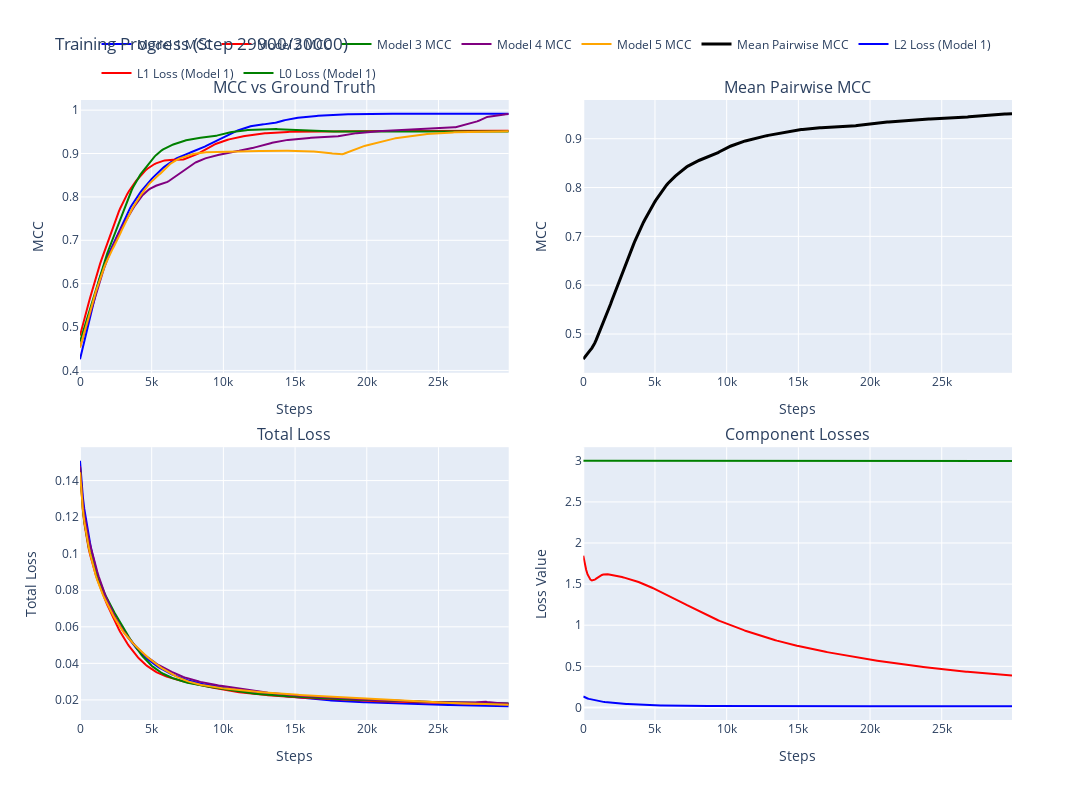

The cell this chart's notebook holds for it:
### Code cell
# Training loop
for step in tqdm(range(config['steps'])):
    # Train each model for one step
    for i, (model, optimizer) in enumerate(zip(models, optimizers)):
        optimizer.zero_grad()
        
        # Forward pass
        x_hat, f = model(x, output_features=True)
        
        # Calculate losses
        rec_loss = torch.mean((x - x_hat) ** 2)
        l1_loss = torch.sum(torch.abs(f), dim=1).mean()
        l0_loss = torch.sum((f != 0).float(), dim=1).mean()  # Just for tracking
        
        # Total loss
        total_loss = rec_loss + config['l1_coeff'] * l1_loss
        
        # Backward pass and optimization
        total_loss.backward()
        optimizer.step()
        
        # Optional: normalize decoder weights
        # model.normalize_decoder()
    
    # Log and visualize at intervals
    if step % config['log_interval'] == 0:
        # Store step for plotting
        steps_list.append(step)
        
        # Get all model weights
        A_estimates = [model.decoder.weight.data.T for model in models]
        
        # Calculate MCC between each model and ground truth and store loss values
        for i, (model, optimizer, A_est) in enumerate(zip(models, optimizers, A_estimates)):
            # Calculate MCC against ground truth
            mcc = MCC(A_true, A_est, dict_size=config['dict_size'])
            model_mcc_lists[i].append(mcc)
            
            # Forward pass to get latest loss values
            x_hat, f = model(x, output_features=True)
            rec_loss = torch.mean((x - x_hat) ** 2).item()
            l1_loss = torch.sum(torch.abs(f), dim=1).mean().item()
            l0_loss = torch.sum((f != 0).float(), dim=1).mean().item()
            total_loss = rec_loss + config['l1_coeff'] * l1_loss
            
            # Store loss values
            model_total_loss_lists[i].append(total_loss)
            model_l2_loss_lists[i].append(rec_loss)
            model_l1_loss_lists[i].append(l1_loss)
            model_l0_loss_lists[i].append(l0_loss)
        
        # Calculate pairwise MCCs between models
        pairwise_mccs = []
        for (i, A_i), (j, A_j) in itertools.combinations(enumerate(A_estimates), 2):
            pair_mcc = MCC(A_i, A_j, dict_size=config['dict_size'])
            pairwise_mccs.append(pair_mcc)
        
        # Calculate mean of pairwise MCCs
        mean_pairwise_mcc = np.mean(pairwise_mccs)
        pairwise_mcc_means.append(mean_pairwise_mcc)
        pairwise_mcc_lists.append(pairwise_mccs)
        
        # Clear output and create visualization
        clear_output(wait=True)
        
        # Create a 2x2 subplot grid for different metrics
        fig = make_subplots(
            rows=2, 
            cols=2,
            subplot_titles=(
                "MCC vs Ground Truth", 
                "Mean Pairwise MCC",
                "Total Loss", 
                "Component Losses"
            ),
            vertical_spacing=0.12,
            horizontal_spacing=0.08
        )
        
        # 1. Plot MCC vs Ground Truth (top-left)
        for i in range(config['num_models']):
            fig.add_trace(
                go.Scatter(
                    x=steps_list,
                    y=model_mcc_lists[i],
                    mode='lines',
                    name=f"Model {i+1} MCC",
                    line=dict(color=colors[i]),
                    legendgroup=f"model_{i}"
                ),
                row=1, col=1
            )
            
        # 2. Plot Mean Pairwise MCC (top-right)
        fig.add_trace(
            go.Scatter(
                x=steps_list,
                y=pairwise_mcc_means,
                mode='lines',
                name=f"Mean Pairwise MCC",
                line=dict(color='black', width=3),
                legendgroup="pairwise"
            ),
            row=1, col=2
        )
            
        # 3. Plot Total Loss (bottom-left)
        for i in range(config['num_models']):
            fig.add_trace(
                go.Scatter(
                    x=steps_list,
                    y=model_total_loss_lists[i],
                    mode='lines',
                    name=f"Model {i+1} Total Loss",
                    line=dict(color=colors[i]),
                    legendgroup=f"model_{i}",
                    showlegend=False
                ),
                row=2, col=1
            )
        
        # 4. Plot Component Losses (L1, L2, L0) for first model only to avoid clutter
        # We'll use the most recent model for component loss visualization
        i = 0  # First model for component losses
        fig.add_trace(
            go.Scatter(
                x=steps_list,
                y=model_l2_loss_lists[i],
                mode='lines',
                name=f"L2 Loss (Model {i+1})",
                line=dict(color='blue')
            ),
            row=2, col=2
        )
        
        fig.add_trace(
            go.Scatter(
                x=steps_list,
                y=model_l1_loss_lists[i],
                mode='lines',
                name=f"L1 Loss (Model {i+1})",
                line=dict(color='red')
            ),
            row=2, col=2
        )
        
        fig.add_trace(
            go.Scatter(
                x=steps_list,
                y=model_l0_loss_lists[i],
                mode='lines',
                name=f"L0 Loss (Model {i+1})",
                line=dict(color='green')
            ),
            row=2, col=2
        )
        
        # Update layout
        fig.update_layout(
            title_text=f"Training Progress (Step {step}/{config['steps']})",
            height=800,
            width=1200,
            legend=dict(
                orientation="h",
                yanchor="bottom",
                y=1.02,
                xanchor="center",
                x=0.5
            )
        )
        
        # Update axis titles
        fig.update_xaxes(title_text="Steps", row=2, col=1)
        fig.update_xaxes(title_text="Steps", row=2, col=2)
        fig.update_xaxes(title_text="Steps", row=1, col=1)
        fig.update_xaxes(title_text="Steps", row=1, col=2)
        
        fig.update_yaxes(title_text="MCC", row=1, col=1)
        fig.update_yaxes(title_text="MCC", row=1, col=2)
        fig.update_yaxes(title_text="Total Loss", row=2, col=1)
        fig.update_yaxes(title_text="Loss Value", row=2, col=2)
        
        fig.show()
if not os.path.exists("output"):
    os.makedirs("output")
with open("output/top_k_sae.pkl", "wb") as f:
    result_dict = {
        "model_mcc_lists": model_mcc_lists,
        "model_total_loss_lists": model_total_loss_lists,
        "model_l2_loss_lists": model_l2_loss_lists,
        "model_l1_loss_lists": model_l1_loss_lists,
        "model_l0_loss_lists": model_l0_loss_lists,
        "pairwise_mcc_means": pairwise_mcc_means,
        "pairwise_mcc_lists": pairwise_mcc_lists,
        "steps_list": steps_list
    }
    pickle.dump(result_dict, f)

### Figure 1 — Plotly figure (JSON) as saved in the notebook; plotly's stock layout.template omitted (floating-point values rounded to 4 significant figures; data arrays with more than 128 entries replaced by an {"elided": "..."} marker saying what was removed)
{"data": [{"legendgroup": "model_0", "line": {"color": "blue"}, "mode": "lines", "name": "Model 1 MCC", "type": "scatter", "x": {"elided": "300 int values"}, "xaxis": "x", "y": {"elided": "300 float values"}, "yaxis": "y"}, {"legendgroup": "model_1", "line": {"color": "red"}, "mode": "lines", "name": "Model 2 MCC", "type": "scatter", "x": {"elided": "300 int values"}, "xaxis": "x", "y": {"elided": "300 float values"}, "yaxis": "y"}, {"legendgroup": "model_2", "line": {"color": "green"}, "mode": "lines", "name": "Model 3 MCC", "type": "scatter", "x": {"elided": "300 int values"}, "xaxis": "x", "y": {"elided": "300 float values"}, "yaxis": "y"}, {"legendgroup": "model_3", "line": {"color": "purple"}, "mode": "lines", "name": "Model 4 MCC", "type": "scatter", "x": {"elided": "300 int values"}, "xaxis": "x", "y": {"elided": "300 float values"}, "yaxis": "y"}, {"legendgroup": "model_4", "line": {"color": "orange"}, "mode": "lines", "name": "Model 5 MCC", "type": "scatter", "x": {"elided": "300 int values"}, "xaxis": "x", "y": {"elided": "300 float values"}, "yaxis": "y"}, {"legendgroup": "pairwise", "line": {"color": "black", "width": 3}, "mode": "lines", "name": "Mean Pairwise MCC", "type": "scatter", "x": {"elided": "300 int values"}, "xaxis": "x2", "y": {"elided": "300 float values"}, "yaxis": "y2"}, {"legendgroup": "model_0", "line": {"color": "blue"}, "mode": "lines", "name": "Model 1 Total Loss", "showlegend": false, "type": "scatter", "x": {"elided": "300 int values"}, "xaxis": "x3", "y": {"elided": "300 float values"}, "yaxis": "y3"}, {"legendgroup": "model_1", "line": {"color": "red"}, "mode": "lines", "name": "Model 2 Total Loss", "showlegend": false, "type": "scatter", "x": {"elided": "300 int values"}, "xaxis": "x3", "y": {"elided": "300 float values"}, "yaxis": "y3"}, {"legendgroup": "model_2", "line": {"color": "green"}, "mode": "lines", "name": "Model 3 Total Loss", "showlegend": false, "type": "scatter", "x": {"elided": "300 int values"}, "xaxis": "x3", "y": {"elided": "300 float values"}, "yaxis": "y3"}, {"legendgroup": "model_3", "line": {"color": "purple"}, "mode": "lines", "name": "Model 4 Total Loss", "showlegend": false, "type": "scatter", "x": {"elided": "300 int values"}, "xaxis": "x3", "y": {"elided": "300 float values"}, "yaxis": "y3"}, {"legendgroup": "model_4", "line": {"color": "orange"}, "mode": "lines", "name": "Model 5 Total Loss", "showlegend": false, "type": "scatter", "x": {"elided": "300 int values"}, "xaxis": "x3", "y": {"elided": "300 float values"}, "yaxis": "y3"}, {"line": {"color": "blue"}, "mode": "lines", "name": "L2 Loss (Model 1)", "type": "scatter", "x": {"elided": "300 int values"}, "xaxis": "x4", "y": {"elided": "300 float values"}, "yaxis": "y4"}, {"line": {"color": "red"}, "mode": "lines", "name": "L1 Loss (Model 1)", "type": "scatter", "x": {"elided": "300 int values"}, "xaxis": "x4", "y": {"elided": "300 float values"}, "yaxis": "y4"}, {"line": {"color": "green"}, "mode": "lines", "name": "L0 Loss (Model 1)", "type": "scatter", "x": {"elided": "300 int values"}, "xaxis": "x4", "y": {"elided": "300 float values"}, "yaxis": "y4"}], "layout": {"annotations": [{"font": {"size": 16}, "showarrow": false, "text": "MCC vs Ground Truth", "x": 0.23, "xanchor": "center", "xref": "paper", "y": 1, "yanchor": "bottom", "yref": "paper"}, {"font": {"size": 16}, "showarrow": false, "text": "Mean Pairwise MCC", "x": 0.77, "xanchor": "center", "xref": "paper", "y": 1, "yanchor": "bottom", "yref": "paper"}, {"font": {"size": 16}, "showarrow": false, "text": "Total Loss", "x": 0.23, "xanchor": "center", "xref": "paper", "y": 0.44, "yanchor": "bottom", "yref": "paper"}, {"font": {"size": 16}, "showarrow": false, "text": "Component Losses", "x": 0.77, "xanchor": "center", "xref": "paper", "y": 0.44, "yanchor": "bottom", "yref": "paper"}], "height": 800, "legend": {"orientation": "h", "x": 0.5, "xanchor": "center", "y": 1.02, "yanchor": "bottom"}, "title": {"text": "Training Progress (Step 29900/30000)"}, "width": 1200, "xaxis": {"anchor": "y", "domain": [0, 0.46], "title": {"text": "Steps"}}, "xaxis2": {"anchor": "y2", "domain": [0.54, 1], "title": {"text": "Steps"}}, "xaxis3": {"anchor": "y3", "domain": [0, 0.46], "title": {"text": "Steps"}}, "xaxis4": {"anchor": "y4", "domain": [0.54, 1], "title": {"text": "Steps"}}, "yaxis": {"anchor": "x", "domain": [0.56, 1], "title": {"text": "MCC"}}, "yaxis2": {"anchor": "x2", "domain": [0.56, 1], "title": {"text": "MCC"}}, "yaxis3": {"anchor": "x3", "domain": [0, 0.44], "title": {"text": "Total Loss"}}, "yaxis4": {"anchor": "x4", "domain": [0, 0.44], "title": {"text": "Loss Value"}}}}
